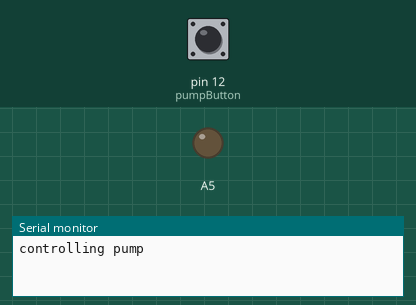
This sketch was run on a simulated Arduino Uno, built with avr-gcc and run on an emulated ATmega328P. On the bench: output pins drawn as LEDs (lit = HIGH), the last lines printed to the serial monitor. Inputs (shaded band) come from the test bench; at power-on: pin 12 (pumpButton) HIGH.

Above: at 1.2 s.
1.3 s: pin 12 (pumpButton) pulled LOW for 0.15 s
At 2.0 s:
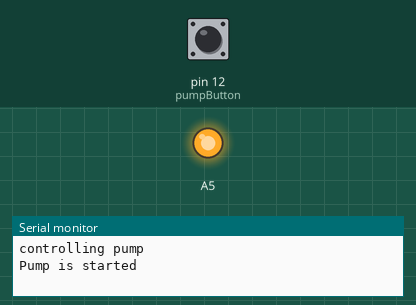
4.4 s: pin 12 (pumpButton) pulled LOW for 1 s
At 7.1 s:
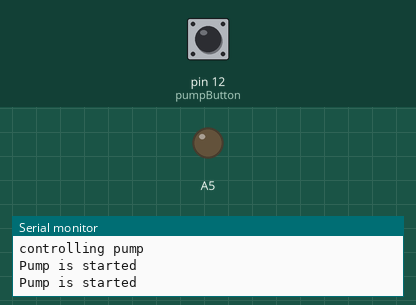
7.9 s: pin 12 (pumpButton) pulled LOW for 3.2 s
At 8.3 s:
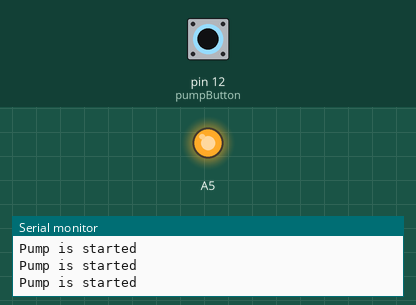
Timing chart, 0 to 11.4 s (numbered marks = the images above; inputs shaded):
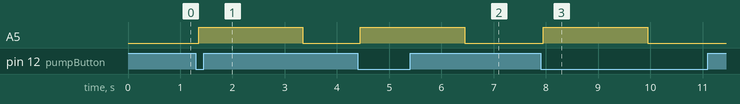

Measured:
- after the input at 1.3 s, A5: LOW → HIGH after 0.05 s, → LOW 2.0 s later
- after the input at 4.4 s, A5: LOW → HIGH after 0.05 s, → LOW 2.0 s later
- after the input at 7.9 s, A5: LOW → HIGH after 0.05 s, → LOW 2.0 s later

The sketch:

metro_button_pump.ino
```cpp
#include <ezOutput.h>
#include <ezButton.h>


ezOutput pump(A5);
ezButton pumpButton(12);

void setup() {
  Serial.begin(9600);

  pumpButton.setDebounceTime(50);
  pump.low();
  Serial.println("controlling pump");
}

void loop() {
  pump.loop();
  pumpButton.loop();

// read the state of the push button values
  if (pumpButton.isPressed()) {
    Serial.println("Pump is started");
    pump.low();
    pump.pulse(2000); //turns on pump for [time], and afterwards, pump will be turned off by pump.loop() fxn
  // } else if (pumpButton.isReleased()) {
   // pump.low();

  }

}
```
